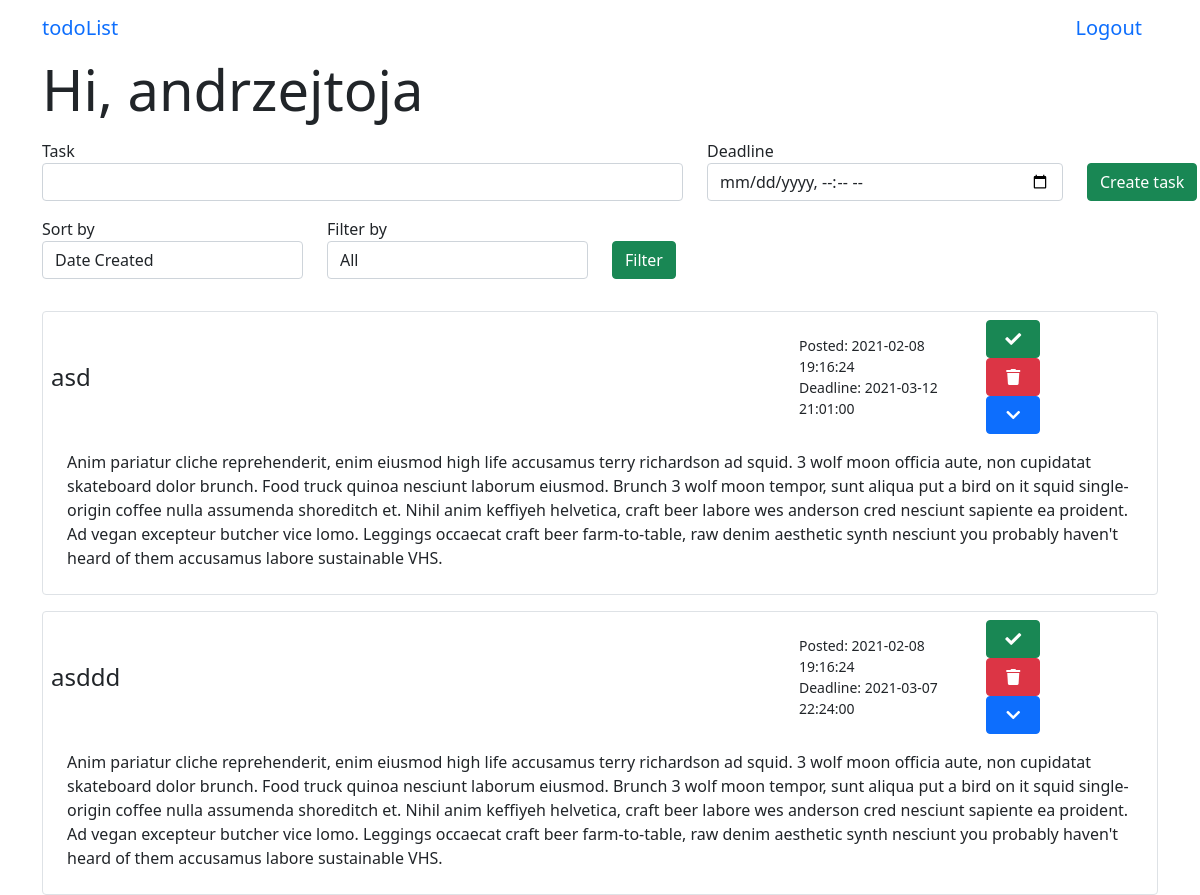
/menu (signed in), run on the app's committed database.
### app/models.py (models this page shows, shortened)
class User(UserMixin, db.Model):
    id = db.Column(db.Integer, primary_key=True)
    username = db.Column(db.String(64), index=True, unique=True)
    email = db.Column(db.String(64), index=True, unique=True)
    password_hash = db.Column(db.String(128))
    tasks = db.relationship('Task', backref='author', lazy='dynamic')
    authenticated = db.Column(db.Boolean, index=True, default=False)
    def get_tasks(self):
        return Task.query.filter_by(user_id=self.id)

class Task(db.Model):
    id = db.Column(db.Integer, primary_key=True)
    task = db.Column(db.String(140))
    timestamp = db.Column(db.DateTime, index=True, default=datetime.now())
    deadline = db.Column(db.DateTime, index=True)
    is_completed = db.Column(db.Boolean, default=False)
    user_id = db.Column(db.Integer, db.ForeignKey('user.id'))

### app/routes.py (the view)
@app.route('/menu', methods=['GET', 'POST'])
def menu():
    task_form = TaskForm()
    filter_form = FilterForm()
    tasks = current_user.get_tasks()
    if task_form.submit1.data and task_form.validate_on_submit():
        task = Task(task=task_form.task.data, deadline=task_form.deadline.data, author=current_user)
        db.session.add(task)
        db.session.commit()
        tasks = current_user.get_tasks()
        return redirect('menu')
    if filter_form.submit2.data and filter_form.validate_on_submit():
        tasks = current_user.get_tasks_filtered(filter_form.sort_by.data, filter_form.filter_by.data)
    return render_template('menu.html', user = current_user, form=task_form, filter_form=filter_form, tasks=tasks, date=datetime.now())

### app/forms.py (shortened to what this page needs)
class TaskForm(FlaskForm):
    task = StringField('Task', validators=[DataRequired()])
    deadline = DateTimeLocalField('Deadline', validators=[DataRequired()], format='%Y-%m-%dT%H:%M')
    submit1 = SubmitField('Create task')

class FilterForm(FlaskForm):
    sort_by = SelectField('Sort by', choices=['Date Created', 'Deadline'], validators=[])
    filter_by = SelectField('Filter by', choices=['All', 'Completed', "Uncompleted"], validators=[])
    submit2 = SubmitField('Filter')

### app/models.py (called while the page is built)
@login.user_loader
def load_user(id):
    return User.query.get(int(id))

### app/templates/menu.html (shortened to what this page needs)
{% extends 'base.html' %}
{% block start %}Hi, {{ user.username }}{% endblock %}
{% block body %}
    <form action="" method="POST" class="add-task">
        <div class="row">
            <p class="col-7">
                {{ form.task.label }}
                {{ form.task(class_="form-control") }}
            </p>
            <p class="col-4">
                {{ form.deadline.label }}
                {{ form.deadline(class_="form-control date-input", type="datetime-local") }}
            </p>
            <p class="col-1">
                {{ form.submit1(class_="btn btn-success mt-4") }}
            </p>
        </div>
    </form>
    <form action="" method="POST" class="select">
        <div class="row">
            <p class="col-3">
                {{ filter_form.sort_by.label }}
                {{ filter_form.sort_by(class_="form-control") }}
            </p>
            <p class="col-3">
                {{ filter_form.filter_by.label }}
                {{ filter_form.filter_by(class_="form-control") }}
            </p>
            <p class="col-1">
                {{ filter_form.submit2(class_="btn btn-success mt-4") }}
            </p>
        </div>
    </form>
    <div class="tasks">
        <div class="my-2 py-2 accordion" id="acc">
            {% for task in tasks %}
                <div class="accordion-item p-2 border rounded">
                    <div class="accordion-header row" id={{ "task" + task.id|string }}>
                        <div class="col-8 h4 my-auto">
                            {% if task.is_completed %}
                                <s>{{ task.task }}</s>
                            {% else %}
                                {{ task.task }}
                            {% endif %}
                        </div>
                        <div class="col-2 my-auto">
                            <div class="date">
                                Posted: {{ task.timestamp.strftime("%Y-%m-%d %H:%M:%S") }}
                            </div>
                            {% if task.deadline.timestamp() - task.timestamp.timestamp() < 0 %}
                                <div class="date text-danger">
                                    Deadline: {{ task.deadline }}
                                </div>
                            {% else %}
                                <div class="date" color="red">
                                    Deadline: {{ task.deadline }}
                                </div>
                            {% endif %}
                        </div>
                        <div class="col-2">
                            <form class="col-4 form-temp" action={{ "/change_status/" + task.id|string }}>
                                {% if task.is_completed %}
                                    <button type="submit" class="btn btn-warning form-item h-100"><i class="fas fa-times"></i></button>
                                {% else %}
                                    <button type="submit" class="btn btn-success form-item h-100"><i class="fas fa-check"></i></button>
                                {% endif %}
                            </form>
                            <form class="col-4 form-temp" action={{ "/delete/" + task.id|string }}>
                                <button type="submit" class="btn btn-danger h-100 form-item"><i class="fas fa-trash"></i></button>
                            </form>
                            <button class="btn btn-primary col-4" type="button" data-toggle="collapse" data-target={{ "#collapse" + task.id|string }} aria-expanded="false" aria-controls={{ "collapse" + task.id|string }}>
                                <i class="fas fa-chevron-down"></i>
                            </button>
                        </div>
                    </div>
                    <div id={{ "collapse" + task.id|string }} class="collapse show" aria-labelledby={{ "task" + task.id|string }} data-parent="#acc">
                        <div class="card-body">
                            Anim pariatur cliche reprehenderit, enim eiusmod high life accusamus terry richardson ad squid. 3 wolf moon officia aute, non cupidatat skateboard dolor brunch. Food truck quinoa nesciunt laborum eiusmod. Brunch 3 wolf moon tempor, sunt aliqua put a bird on it squid single-origin coffee nulla assumenda shoreditch et. Nihil anim keffiyeh helvetica, craft beer labore wes anderson cred nesciunt sapiente ea proident. Ad vegan excepteur butcher vice lomo. Leggings occaecat craft beer farm-to-table, raw denim aesthetic synth nesciunt you probably haven't heard of them accusamus labore sustainable VHS.
                        </div>
                    </div>
                </div>
            </div>
        {% endfor %}
    </div>
{% endblock %}

### app/templates/base.html (shortened to what this page needs)
<!DOCTYPE html>
<html lang="en">
<head>
    <link href="{{ url_for('static', filename='css/main.css') }}" rel="stylesheet">
    <link href="https://cdn.jsdelivr.net/npm/bootstrap@5.0.0-beta1/dist/css/bootstrap.min.css" rel="stylesheet">
    <link rel="stylesheet" href="https://cdnjs.cloudflare.com/ajax/libs/font-awesome/5.15.2/css/all.min.css" />
</head>
<body>
    <header class="site-header container">
        <nav class="navbar">
            <a class="navbar-brand" href=".">todoList</a>
            {% if current_user.is_authenticated %}
                <a class="navbar-brand" href="/logout">Logout</a>
            {% else %}
                <a class="navbar-brand" href="/register">Register</a>
            {% endif %}
        </nav>
    </header>
    <div class="container">
        <div class="page-header">
            <h1 class="display-4">{% block start %}{% endblock %}</h1>
        </div>
        {% block body %}{% endblock %}
</body>
</html>

### app/static/css/main.css (style rules this page uses)
body { font-family: 'Montserrat', sans-serif; overflow-y:scroll; }
.date { font-size: 14px; }
.form-temp { display: flex; flex-direction: row; }
.form-item { flex: 1; }

### data on the page
User: username "andrzejtoja"
Task: task "asd", timestamp "2021-02-08 19:16:24", deadline "2021-03-12 21:01:00", is_completed False (drawn)
Task: task "asddd", timestamp "2021-02-08 19:16:24", deadline "2021-03-07 22:24:00", is_completed False (drawn)

### other printed values
{{ filter_form.sort_by.label }} "Sort by"
{{ filter_form.filter_by.label }} "Filter by"
